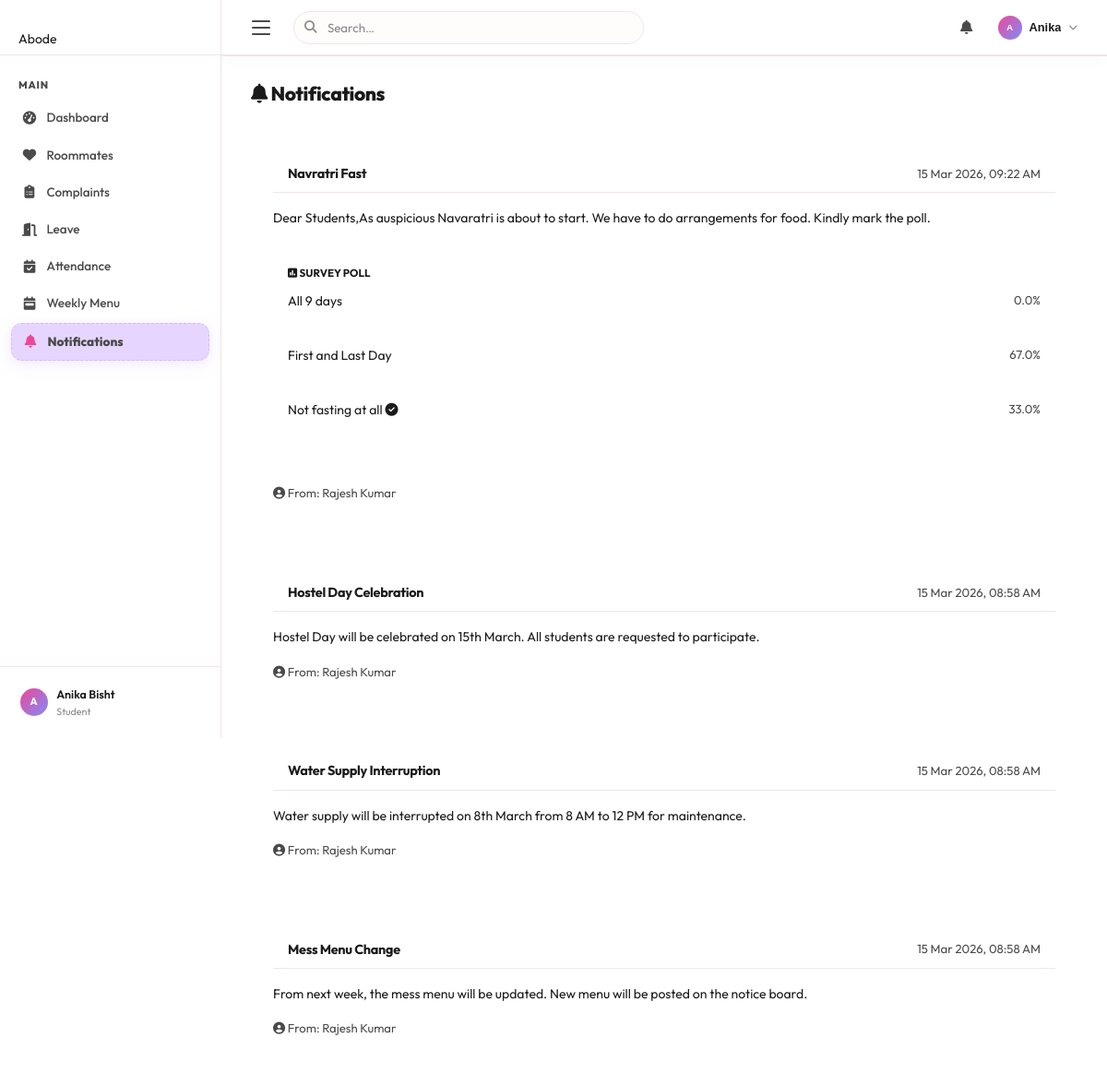
/notification/ (signed in), run on the app's committed database.
### tables this page shows
CREATE TABLE notifications (
            id INTEGER PRIMARY KEY AUTOINCREMENT,
            sender_id INTEGER,
            user_id INTEGER,
            title TEXT NOT NULL,
            message TEXT NOT NULL,
            is_read INTEGER DEFAULT 0,
            created_at TIMESTAMP DEFAULT CURRENT_TIMESTAMP, is_poll BOOLEAN DEFAULT 0, poll_options TEXT DEFAULT NULL,
            FOREIGN KEY (sender_id) REFERENCES users(id) ON DELETE SET NULL,
            FOREIGN KEY (user_id) REFERENCES users(id) ON DELETE CASCADE
        );

CREATE TABLE users (
            id INTEGER PRIMARY KEY AUTOINCREMENT,
            username TEXT UNIQUE NOT NULL,
            password TEXT NOT NULL,
            full_name TEXT NOT NULL,
            email TEXT UNIQUE NOT NULL,
            role TEXT CHECK(role IN ('student','warden')) NOT NULL,
            created_at TIMESTAMP DEFAULT CURRENT_TIMESTAMP
        , onboarding_complete INTEGER DEFAULT 0);

### routes/notification.py (the view, shortened to what this page needs)
@bp.route('/')
@login_required
def view():
    uid = session['user_id']
    role = session.get('role')
    cursor = get_cursor()
    cursor.execute("""
        SELECT n.id, n.title, n.message, n.is_read, n.created_at,
               u.full_name AS sender_name, n.is_poll, n.poll_options
        FROM notifications n
        LEFT JOIN users u ON n.sender_id = u.id
        WHERE n.user_id = ? OR n.user_id IS NULL
        ORDER BY n.created_at DESC
    """, (uid,))
    notifications_raw = cursor.fetchall()
    notifications = []
    for n in notifications_raw:
        n_dict = dict(n)
        if n_dict['is_poll'] and n_dict['poll_options']:
            try:
                options = json.loads(n_dict['poll_options'])
                n_dict['options'] = options
                cursor.execute("SELECT selected_option FROM poll_responses WHERE notification_id = ? AND user_id = ?", (n['id'], uid))
                vote = cursor.fetchone()
                n_dict['my_vote'] = vote['selected_option'] if vote else None
                cursor.execute("SELECT selected_option, COUNT(*) as cnt FROM poll_responses WHERE notification_id = ? GROUP BY selected_option", (n['id'],))
                counts = {r['selected_option']: r['cnt'] for r in cursor.fetchall()}
                n_dict['counts'] = counts
                n_dict['total_votes'] = sum(counts.values())
            except Exception:
                n_dict['is_poll'] = 0
        notifications.append(n_dict)
    cursor.execute("UPDATE notifications SET is_read = 1 WHERE (user_id = ? OR user_id IS NULL) AND is_read = 0", (uid,))
    commit_db()
    return render_template('notifications.html', notifications=notifications, role=role)

### app.py (called while the page is built)
@app.template_filter('datefmt')
def datefmt_filter(value, fmt='%d %b %Y'):
    if value is None:
        return '-'
    if isinstance(value, str):
        for parse_fmt in ['%Y-%m-%d %H:%M:%S', '%Y-%m-%d']:
            try:
                return datetime.strptime(value, parse_fmt).strftime(fmt)
            except ValueError:
                continue
        return value  # Return raw string if parsing fails
    try:
        return value.strftime(fmt)
    except Exception:
        return str(value)

@app.template_filter('datetimefmt')
def datetimefmt_filter(value, fmt='%d %b %Y, %I:%M %p'):
    return datefmt_filter(value, fmt)

@app.context_processor
def inject_unread_count():
    if 'user_id' in session:
        from services.db import get_cursor
        uid = session['user_id']
        try:
            cursor = get_cursor()
            cursor.execute("""
                SELECT COUNT(*) AS cnt FROM notifications
                WHERE (user_id = ? OR user_id IS NULL) AND is_read = 0
            """, (uid,))
            result = cursor.fetchone()
            return {'unread_count': result['cnt'] if result else 0}
        except Exception:
            return {'unread_count': 0}
    return {'unread_count': 0}

### routes/notification.py (called while the page is built)
def login_required(f):
    @wraps(f)
    def decorated(*args, **kwargs):
        if 'user_id' not in session:
            return redirect(url_for('auth.login'))
        return f(*args, **kwargs)
    return decorated

### services/db.py (called while the page is built)
def get_db():
    if 'db' not in g:
        g.db = sqlite3.connect(Config.DB_PATH)
        g.db.row_factory = sqlite3.Row   # Access columns by name like a dict
        g.db.execute("PRAGMA foreign_keys = ON")
    return g.db

def get_cursor(dictionary=True):
    db = get_db()
    return db.cursor()

def commit_db():
    db = g.get('db')
    if db is not None:
        db.commit()

### templates/notifications.html (shortened to what this page needs)
{% extends "base.html" %}
{% block content %}
<div class="page-header fade-in">
    <h2><i class="fas fa-bell"></i> Notifications</h2>
</div>
{% if notifications %}
<div class="notif-grid" style="display: grid; gap: 1.5rem;">
    {% for n in notifications %}
    <div class="notif-card {{ 'unread' if not n.is_read }} fade-in" style="background: rgba(255,255,255,0.02); border: 1px solid var(--glass-border); padding: 1.5rem; border-radius: 12px;">
        <div class="notif-header" style="display: flex; justify-content: space-between; margin-bottom: 1rem;">
            <h4 style="margin: 0;">
                {{ n.title }}
            </h4>
            <small class="text-muted">{{ n.created_at|datetimefmt }}</small>
        </div>
        <p style="white-space: pre-wrap;">{{ n.message }}</p>
        {% if n.is_poll %}
        <div class="poll-section" style="margin-top: 1.5rem; padding: 1rem; background: rgba(255,255,255,0.03); border-radius: 8px;">
            <h5 class="small text-primary fw-bold mb-3"><i class="fas fa-square-poll-vertical"></i> SURVEY POLL</h5>
            {% if n.my_vote is not none or role == 'warden' %}
                <div class="poll-results">
                    {% for opt in n.options %}
                        {% set count = n.counts.get(loop.index0, 0) %}
                        {% set percent = (count / n.total_votes * 100)|round if n.total_votes > 0 else 0 %}
                        <div class="result-item" style="margin-bottom: 1.5rem; cursor: {{ 'pointer' if role == 'warden' else 'default' }};"
                             {% if role == 'warden' %}onclick="toggleVoters('voters-{{ n.id }}-{{ loop.index0 }}')"{% endif %}>
                            <div style="display: flex; justify-content: space-between; margin-bottom: 0.3rem;">
                                <span class="small">{{ opt }} {% if n.my_vote == loop.index0 %} <i class="fas fa-check-circle text-success"></i>{% endif %}</span>
                                <span class="small text-muted">
                                    {{ percent }}%
                                </span>
                            </div>
                            <div class="progress" style="height: 8px; background: rgba(255,255,255,0.05); border-radius: 10px; overflow: hidden;">
                            </div>
                        </div>
                    {% endfor %}
                </div>
            {% endif %}
        </div>
        {% endif %}
        <div class="notif-footer" style="margin-top: 1rem; font-size: 0.8rem;">
            <span class="text-muted"><i class="fas fa-user-circle"></i> From: {{ n.sender_name or 'System' }}</span>
        </div>
    </div>
    {% endfor %}
</div>
{% else %}
<div class="empty-state fade-in">
    <div class="empty-icon"><i class="fas fa-bell-slash" style="color:var(--text-muted)"></i></div>
    <p>No notifications yet.</p>
</div>
{% endif %}
{% endblock %}

### static/css/style.css (style rules this page uses)
*, *::before, *::after { box-sizing: border-box; margin: 0; padding: 0; }
:root { --sidebar-w: 240px; --topbar-h: 60px; --bg: #FFFCFC; --bg-card: #ffffff; --sidebar-bg: #ffffff; --topbar-bg: #ffffff; --primary: #EC4899; --primary-dark: #BE185D; --primary-light: #FBCFE8; --primary-glow: rgba(236, 72, 153, 0.4); --text: #1A1A1A; --text-2: #4A4A4A; --text-3: #888888; --text-inv: #ffffff; --border: #F0E5E9; --border-2: #F8F0F3; --divider: #F8F0F3; --abode-pink: #EC4899; --abode-lavender: #E6D6FF; --abode-mint: #DFF5E1; --abode-beige: #F5EBDD; --green: #DFF5E1; --green-soft: #F2FCEF; --green-text: #2C7A3A; --red: #FDA4AF; --red-soft: #FFE4E6; --red-text: #BE123C; --orange: #F5EBDD; --orange-soft: #FDF9F2; --orange-text: #9B6220; --blue: #E6D6FF; --blue-soft: #F5F0FF; --blue-text: #5b3699; --shadow-xs: 0 1px 2px rgba(0,0,0,.03); --shadow-sm: 0 4px 12px rgba(0,0,0,.04); --shadow: 0 8px 24px rgba(0,0,0,.06); --shadow-md: 0 12px 32px rgba(0,0,0,.08); --shadow-lg: 0 20px 48px rgba(0,0,0,.1); --r-sm: 12px; --r: 16px; --r-lg: 20px; --r-xl: 24px; --r-full: 9999px; }
html { scroll-behavior: smooth; }
body { font-family: 'Outfit', system-ui, -apple-system, sans-serif; background: var(--bg); color: var(--text); line-height: 1.6; min-height: 100vh; overflow-x: hidden; font-size: 14px; }
h1,h2,h3,h4,h5 { font-family: 'Outfit', sans-serif; color: var(--text); line-height: 1.3; }
.notif-header { display: flex; align-items: center; justify-content: space-between; padding: .9rem 1rem .6rem; border-bottom: 1px solid var(--border); }
.notif-header h4 { font-size: .9rem; font-weight: 700; }
.page-header { display: flex; align-items: flex-start; justify-content: space-between; gap: 1rem; margin-bottom: 1.5rem; }
.text-muted { color: var(--text-2); font-size: .82rem; }
.mb-3 { margin-bottom: .75rem; }
.fade-in { animation: fadeInUp .4s ease both; }

### static/css/abode-animations.css (style rules this page uses)
:root { --abode-bg: #FFFFFF; --abode-text: #1A1A1A; --abode-text-muted: #888888; --abode-border: none; --abode-shadow: 0 10px 30px rgba(0,0,0,0.06); --abode-shadow-active: 0 4px 15px rgba(0,0,0,0.08); }
body { font-family: 'Outfit', sans-serif; background-color: var(--abode-bg); color: var(--abode-text); -webkit-font-smoothing: antialiased; }
h1, h2, h3, h4 { font-family: 'Outfit', sans-serif; font-weight: 800; letter-spacing: -0.02em; }

### data on the page
notifications: title "Navratri Fast", created_at "15 Mar 2026, 09:22 AM", message "Dear Students,As auspicious Navaratri is about to start. We have to do arrangements for food. Kindly mark the poll.", options "All 9 days" "First and Last Day" "Not fasting at all", options "0.0" "67.0" "33.0", is_poll True (drawn), full_name "Rajesh Kumar"
notifications: title "Hostel Day Celebration", created_at "15 Mar 2026, 08:58 AM", message "Hostel Day will be celebrated on 15th March. All students are requested to participate.", full_name "Rajesh Kumar"
notifications: title "Water Supply Interruption", created_at "15 Mar 2026, 08:58 AM", message "Water supply will be interrupted on 8th March from 8 AM to 12 PM for maintenance.", full_name "Rajesh Kumar"
notifications: title "Mess Menu Change", created_at "15 Mar 2026, 08:58 AM", message "From next week, the mess menu will be updated. New menu will be posted on the notice board.", full_name "Rajesh Kumar"

### other printed values
{{ (session.full_name or 'U')[:1].upper() }} "A"
{{ session.full_name }} "Anika Bisht"
{{ session.role }} "Student"
{{ (session.full_name or '').split()[0] }} "Anika"
